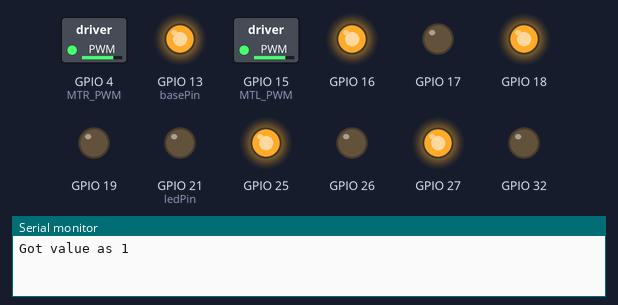
A sketch run on a simulated ESP32. On the bench: switched loads named in the sketch (green lamp = pin HIGH), output pins drawn as LEDs (lit = HIGH), the last lines printed to the serial monitor. At 19.0 s the program stops and its outputs stay as they are.

Above: at 0.1 s.
At 5.1 s:
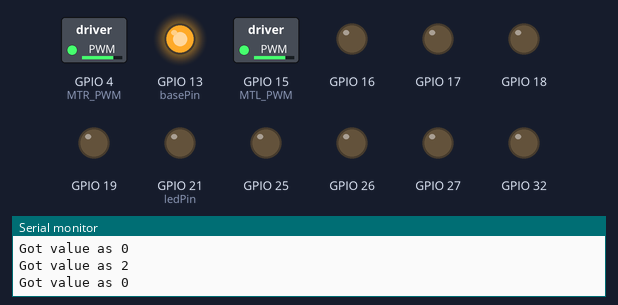
At 9.1 s:
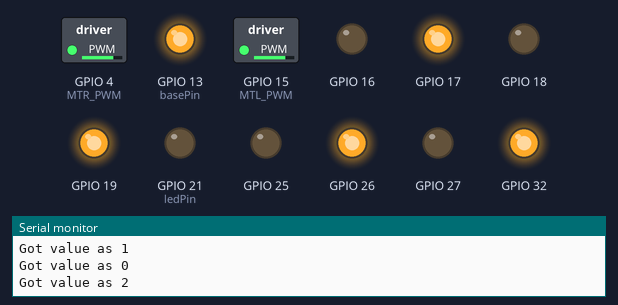
At 17.6 s:
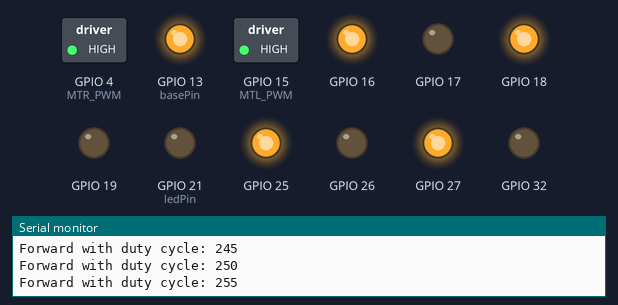
At 19.1 s:
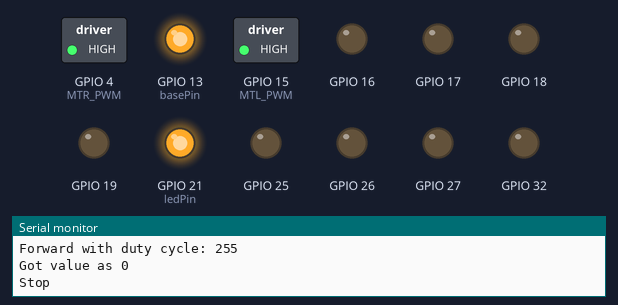
Timing chart, 0 to 20.5 s (numbered marks = the images above):
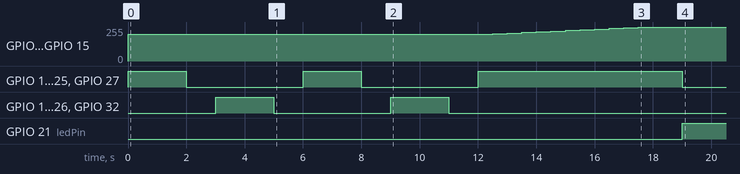

Measured:
- by itself, GPIO 4 (MTR_PWM), GPIO 15 (MTL_PWM): moves from 199/255 to 255/255 over 5.0 s
- by itself, GPIO 16, GPIO 18, GPIO 25, GPIO 27: goes HIGH 2.0 s, LOW 4.0 s, HIGH 2.0 s, LOW 4.0 s, HIGH 7.0 s, then LOW
- by itself, GPIO 17, GPIO 19, GPIO 26, GPIO 32: alternates HIGH for 2.0 s and LOW for 4.0 s, 4 changes in all, then stays LOW
- by itself, GPIO 21 (ledPin): LOW → HIGH at 19.0 s

The sketch:

ESP32_MotorDrvie.ino
```cpp
#include <Arduino.h>
#ifdef ESP32
#include <WiFi.h>
#include <AsyncTCP.h>
#elif defined(ESP8266)
#include <ESP8266WiFi.h>
#include <ESPAsyncTCP.h>
#endif
#include <cstring>
#include <ESPAsyncWebServer.h>
#include "pin_defined.h"


#include "soc/soc.h"
#include "soc/rtc_cntl_reg.h"

struct MOTOR_PINS {
  int pinIN1;
  int pinIN2;
};

std::vector<MOTOR_PINS> motorPins = {
  { 16, 17 },  //FRONT_RIGHT_MOTOR
  { 18, 19 },  //BACK_RIGHT_MOTOR
  { 27, 26 },  //FRONT_LEFT_MOTOR
  { 25, 32 },  //BACK_LEFT_MOTOR
};

void rotateMotor(int motorNumber, int motorDirection) {
  if (motorDirection == FORWARD) {
    digitalWrite(motorPins[motorNumber].pinIN1, HIGH);
    digitalWrite(motorPins[motorNumber].pinIN2, LOW);
  } else if (motorDirection == BACKWARD) {
    digitalWrite(motorPins[motorNumber].pinIN1, LOW);
    digitalWrite(motorPins[motorNumber].pinIN2, HIGH);
  } else {
    digitalWrite(motorPins[motorNumber].pinIN1, LOW);
    digitalWrite(motorPins[motorNumber].pinIN2, LOW);
  }
}

void moveCar(int inputValue) {
  //Serial.printf("Got value as %s %d\n", inputValue.c_str(), inputValue.toInt());  Sang
  Serial.printf("Got value as %d\n", inputValue);
  //switch(inputValue.toInt())
  switch (inputValue) {

    case UP:
      rotateMotor(FRONT_RIGHT_MOTOR, FORWARD);
      rotateMotor(BACK_RIGHT_MOTOR, FORWARD);
      rotateMotor(FRONT_LEFT_MOTOR, FORWARD);
      rotateMotor(BACK_LEFT_MOTOR, FORWARD);
      break;

    case DOWN:
      rotateMotor(FRONT_RIGHT_MOTOR, BACKWARD);
      rotateMotor(BACK_RIGHT_MOTOR, BACKWARD);
      rotateMotor(FRONT_LEFT_MOTOR, BACKWARD);
      rotateMotor(BACK_LEFT_MOTOR, BACKWARD);
      break;

    case LEFT:
      rotateMotor(FRONT_RIGHT_MOTOR, FORWARD);
      rotateMotor(BACK_RIGHT_MOTOR, BACKWARD);
      rotateMotor(FRONT_LEFT_MOTOR, BACKWARD);
      rotateMotor(BACK_LEFT_MOTOR, FORWARD);
      break;

    case RIGHT:
      rotateMotor(FRONT_RIGHT_MOTOR, BACKWARD);
      rotateMotor(BACK_RIGHT_MOTOR, FORWARD);
      rotateMotor(FRONT_LEFT_MOTOR, FORWARD);
      rotateMotor(BACK_LEFT_MOTOR, BACKWARD);
      break;

    case UP_LEFT:
      rotateMotor(FRONT_RIGHT_MOTOR, FORWARD);
      rotateMotor(BACK_RIGHT_MOTOR, STOP);
      rotateMotor(FRONT_LEFT_MOTOR, STOP);
      rotateMotor(BACK_LEFT_MOTOR, FORWARD);
      break;

    case UP_RIGHT:
      rotateMotor(FRONT_RIGHT_MOTOR, STOP);
      rotateMotor(BACK_RIGHT_MOTOR, FORWARD);
      rotateMotor(FRONT_LEFT_MOTOR, FORWARD);
      rotateMotor(BACK_LEFT_MOTOR, STOP);
      break;

    case DOWN_LEFT:
      rotateMotor(FRONT_RIGHT_MOTOR, STOP);
      rotateMotor(BACK_RIGHT_MOTOR, BACKWARD);
      rotateMotor(FRONT_LEFT_MOTOR, BACKWARD);
      rotateMotor(BACK_LEFT_MOTOR, STOP);
      break;

    case DOWN_RIGHT:
      rotateMotor(FRONT_RIGHT_MOTOR, BACKWARD);
      rotateMotor(BACK_RIGHT_MOTOR, STOP);
      rotateMotor(FRONT_LEFT_MOTOR, STOP);
      rotateMotor(BACK_LEFT_MOTOR, BACKWARD);
      break;

    case TURN_RIGHT:  //TURN_LEFT
      rotateMotor(FRONT_RIGHT_MOTOR, FORWARD);
      rotateMotor(BACK_RIGHT_MOTOR, FORWARD);
      rotateMotor(FRONT_LEFT_MOTOR, BACKWARD);
      rotateMotor(BACK_LEFT_MOTOR, BACKWARD);
      break;

    case TURN_LEFT:  //TURN_RIGHT
      rotateMotor(FRONT_RIGHT_MOTOR, BACKWARD);
      rotateMotor(BACK_RIGHT_MOTOR, BACKWARD);
      rotateMotor(FRONT_LEFT_MOTOR, FORWARD);
      rotateMotor(BACK_LEFT_MOTOR, FORWARD);
      break;

    case STOP:
      rotateMotor(FRONT_RIGHT_MOTOR, STOP);
      rotateMotor(BACK_RIGHT_MOTOR, STOP);
      rotateMotor(FRONT_LEFT_MOTOR, STOP);
      rotateMotor(BACK_LEFT_MOTOR, STOP);
      break;

    default:
      rotateMotor(FRONT_RIGHT_MOTOR, STOP);
      rotateMotor(BACK_RIGHT_MOTOR, STOP);
      rotateMotor(FRONT_LEFT_MOTOR, STOP);
      rotateMotor(BACK_LEFT_MOTOR, STOP);
      break;
  }
}

void setup(void) {
  WRITE_PERI_REG(RTC_CNTL_BROWN_OUT_REG, 0);  //disable detector
                                              //pinMode(basePin, OUTPUT);
  for (int i = 0; i < motorPins.size(); i++) {
    pinMode(motorPins[i].pinIN1, OUTPUT);
    pinMode(motorPins[i].pinIN2, OUTPUT);
    rotateMotor(i, STOP);
  }
  pinMode(basePin, OUTPUT);
  pinMode(ledPin, OUTPUT);
  pinMode(MTL_PWM, OUTPUT);
  pinMode(MTR_PWM, OUTPUT);
  digitalWrite(basePin, HIGH);
  //digitalWrite(ledPin, HIGH);

  /**
    @PWM Setup
  */
  // Motor uses PWM Channel 8
  // ledcSetup(ledChannel, freq, resolution);
  ledcSetup(pwmChannel, freq, resolution);
  // ledcAttachPin(ledPin, ledChannel);
  ledcAttachPin(MTL_PWM, pwmChannel);
  ledcAttachPin(MTR_PWM, pwmChannel);
  // ledcWrite(ledChannel, dutyCycle);
  ledcWrite(0, 200);  // initial setup
}

void loop() {
  for (int i = 0; i < 2; i++) {
    moveCar(UP);
    delay(2000);
    moveCar(STOP);
    delay(1000);
    moveCar(DOWN);
    delay(2000);
    moveCar(STOP);
    delay(1000);
    Serial.printf("Loop time:  %d\n", i);
     }
    // Move DC motor forward with increasing speed
    moveCar(UP);
    while (dutyCycle <= 255) {
      ledcWrite(pwmChannel, dutyCycle);
      Serial.print("Forward with duty cycle: ");
      Serial.println(dutyCycle);
      dutyCycle = dutyCycle + 5;

      delay(500);
    }
    delay(1000);
    moveCar(STOP);
    Serial.printf("Stop\n");
    digitalWrite(ledPin, HIGH);
    while(1);


}
```

pin_defined.h
```cpp
/**

  ESP32  PIN Defined


  @
  @
*/

#define UP 1
#define DOWN 2
#define LEFT 3
#define RIGHT 4
#define UP_LEFT 5
#define UP_RIGHT 6
#define DOWN_LEFT 7
#define DOWN_RIGHT 8
#define TURN_LEFT 9
#define TURN_RIGHT 10
#define AUTO 11
#define STOP 0


#define basePin 13
#define ledPin 21


#define FRONT_RIGHT_MOTOR 0
#define BACK_RIGHT_MOTOR 1
#define FRONT_LEFT_MOTOR 2
#define BACK_LEFT_MOTOR 3
#define FORWARD 1
#define BACKWARD -1


#define MTL_PWM 15
#define MTR_PWM 4
// Setting PWM properties
#define freq 30000
#define pwmChannel 0
#define resolution 8
int dutyCycle = 200;
```
